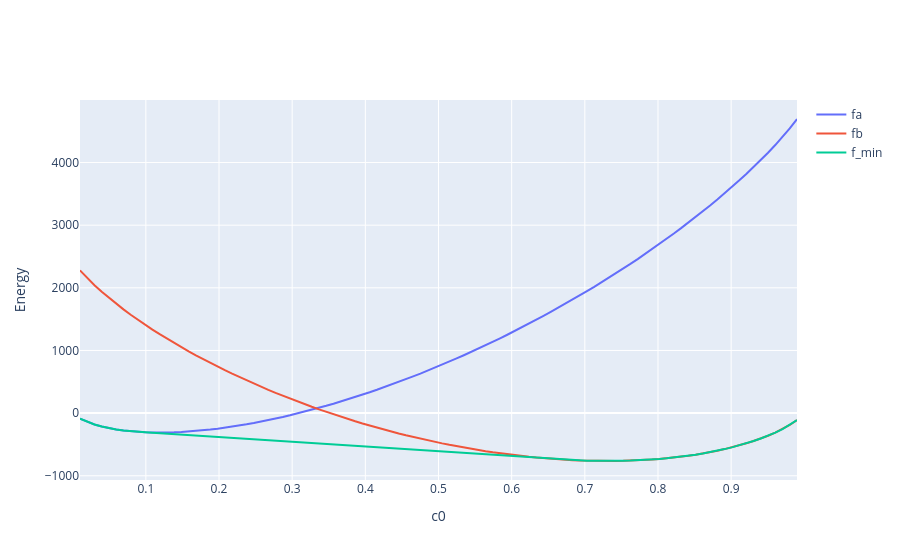

Here is the notebook cell this chart was saved with:
### Markdown cell above
Note that since the function $f^{min}$ is no longer a sympy expression, it's function is reference to a bound method (the minimizer).

Let's use the minimizer to see the equilbrium partitioning.

### Code cell
ym = f_min(x_values)
f_min_trace = go.Scatter(x=x_values, y=ym, mode='lines', name='f_min')
fig_fafbfmin = fig_fafb
fig_fafbfmin.add_trace(f_min_trace)
fig_fafbfmin.show()
